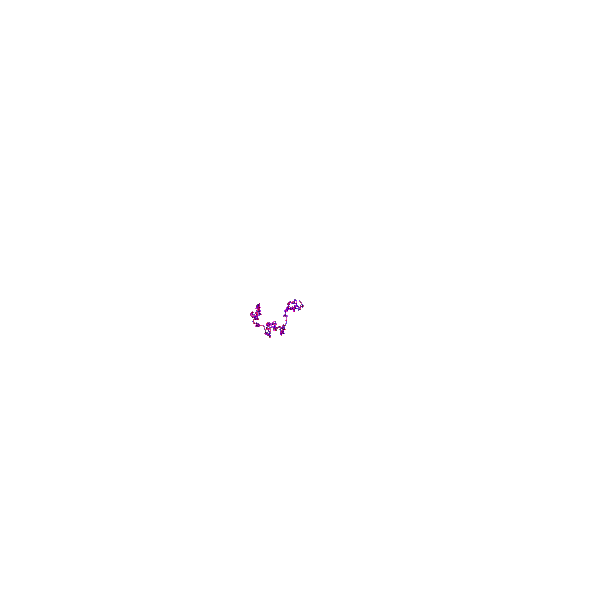
Frame 1 (no input)
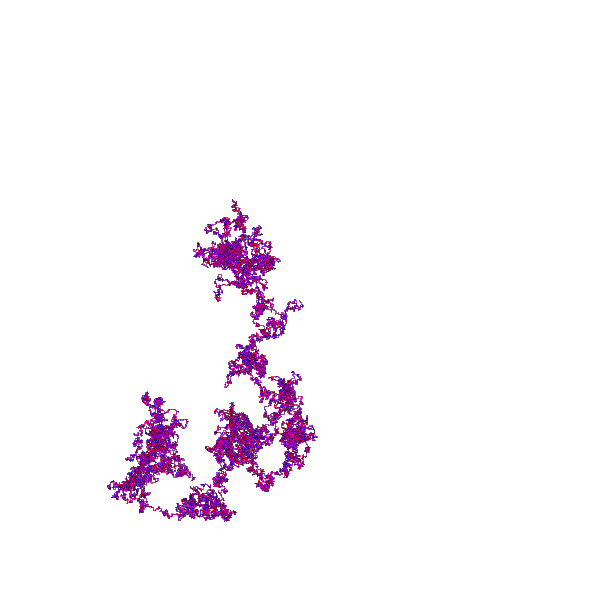
Frame 60 (the mouse pressed at the canvas centre just before this capture)
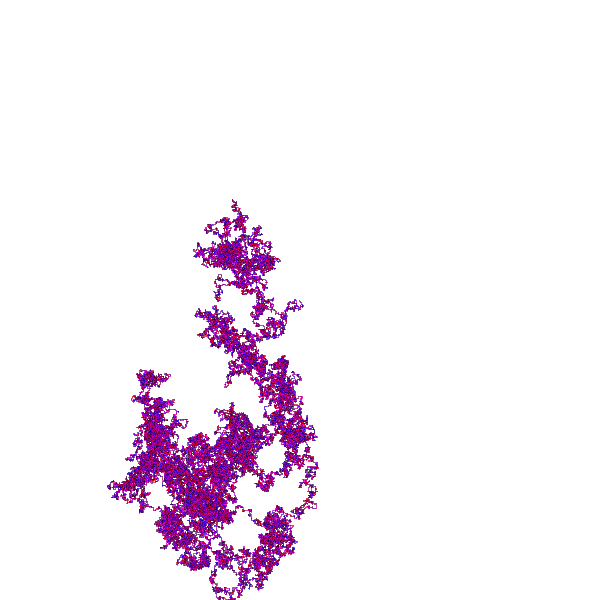
Frame 120 (the mouse held since frame 60 and released just before this capture)

The Processing sketch that drew these frames (run headless with seeded random() and noise(); from frame 60 on, the mouse is pressed at the canvas centre):

// Processing sketch: random_walk
// ── random_walk.pde
Particle p;

void setup() {
  size(600, 600);
  background(255);

  p = new Particle();
}

void draw() {
  for (int i=0; i<1000; i++) {
    p.walk();
    p.display();
  }
}

// ── Particle.pde
class Particle {
  float x, y;
  Particle() {
    //translate(width/2, height/2);
    x = width/2;
    y = height/2;
  }

  void walk() {
    int choice = int(random(4));
    if (choice == 1) {
      x++;
    } else if (choice == 2) {
      x--;
    } else if (choice == 0) {
      y++;
    } else {
      y--;
    }
    x = constrain(x, 0, width-1);
    y = constrain(y, 0, height-1);
  }

  void display() {
    color c = color(random(255), 0, random(255));
    stroke(c);
    point(x, y);
  }
}
